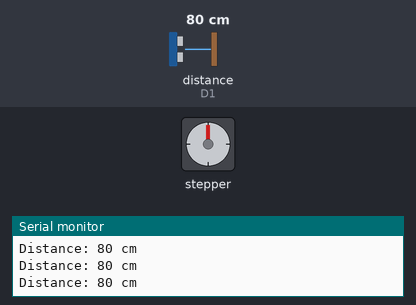
Bench run of a sketch on a simulated ESP8266 (NodeMCU). Parts: stepper motor, the last lines printed to the serial monitor. Wiring (inferred from the names in the program): ultrasonic range finder: trigger D2; echo D1; stepper motor (2048 steps per turn assumed): coils D3, D4, D5, D6. The test bench sets the inputs (shaded band); at power-on: distance to the obstacle (sensor on D1) 80 cm. The echo pulse lasts 58.3 µs per cm; WiFi joins after 1.5 s; servers stay silent unless stated; no MQTT or app messages arrive unless stated.

Above: at 2.7 s.
2.8 s: distance to the obstacle (sensor on D1) set to 8 cm
4.3 s: distance to the obstacle (sensor on D1) set to 5 cm
At 5.17 s:
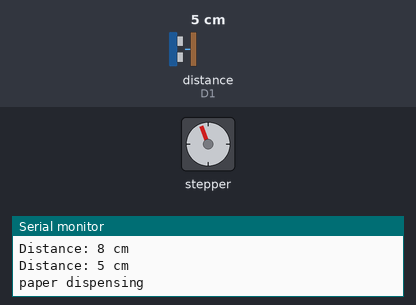
7.3 s: distance to the obstacle (sensor on D1) set to 9 cm
At 10.1 s:
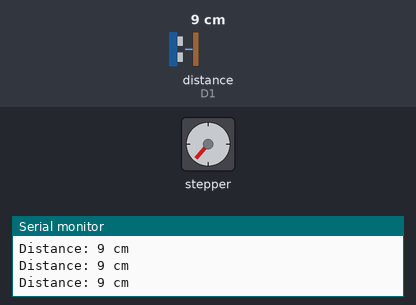
10.3 s: distance to the obstacle (sensor on D1) set to 2 cm
At 11.0 s:
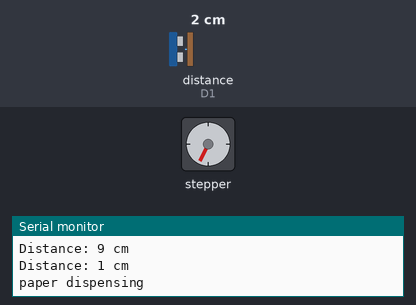
13.3 s: distance to the obstacle (sensor on D1) set to 18 cm
At 15.9 s:
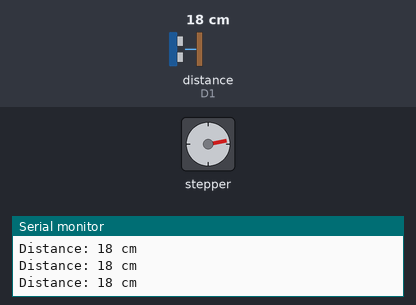
16.3 s: distance to the obstacle (sensor on D1) set to 4 cm
At 17.42 s:
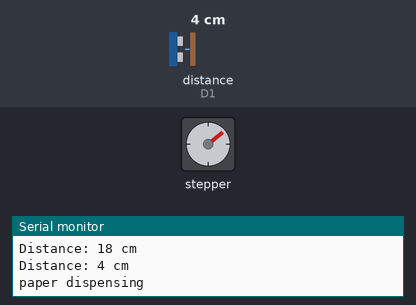
Timing chart, 0 to 20.3 s (numbered marks = the images above; inputs shaded):
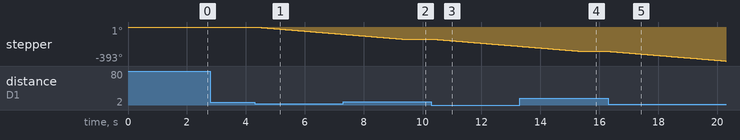

Measured:
- the behaviour switches between 7 and 6 cm on distance to the obstacle (sensor on D1) (found by bisection; images 0 and 1)
- after the input at 4.3 s, stepper: keeps turning counter-clockwise at about 28°/s, starting after 0.07 s
- after the input at 7.3 s, stepper: goes on until 9.3 s, then stays -140°
- after the input at 10.3 s, stepper: keeps turning counter-clockwise at about 28°/s, starting after 0.09 s
- after the input at 13.3 s, stepper: goes on until 15.4 s, then stays -281°
- after the input at 16.3 s, stepper: keeps turning counter-clockwise at about 28°/s, starting at once

The sketch:

hardware.ino
```cpp
#include <ESP8266WiFi.h>
#include <PubSubClient.h>

// WiFi and MQTT configuration
const char* ssid = "Panthera";
const char* password = "icedragon";
const char* mqtt_server = "3.147.73.221";
const int mqtt_port = 1883;
const char* mqtt_user = "ec2-user";
const char* mqtt_pass = "591iot";
const char* mqtt_topic = "dispenserRunTime";

// MQTT and WiFi clients
WiFiClient espClient;
PubSubClient client(espClient);

// Pin definitions for ULN2003 and 28BYJ-48 motor
#define IN1 D3
#define IN2 D4
#define IN3 D5
#define IN4 D6

// Ultrasonic sensor pins
#define TRIG_PIN D2
#define ECHO_PIN D1
#define DISTANCE_THRESHOLD 6  // cm

unsigned long motorStartTime = 0;
bool motorRunning = false;

void connectWiFi() {
  Serial.print("Connecting to WiFi...");
  WiFi.begin(ssid, password);
  int retries = 0;
  while (WiFi.status() != WL_CONNECTED && retries < 30) {
    delay(500);
    Serial.print(".");
    retries++;
  }
  Serial.println(WiFi.status() == WL_CONNECTED ? "\nWiFi Connected!" : "\nWiFi Failed!");
}

void connectMQTT() {
  Serial.println("Connecting to MQTT...");
  while (!client.connected()) {
    if (client.connect("ESP8266Client", mqtt_user, mqtt_pass)) {
      Serial.println("Connected to MQTT!");
    } else {
      Serial.print("Failed, rc=");
      Serial.print(client.state());
      delay(5000);
    }
  }
}

void setup() {
  Serial.begin(115200);

  // Motor pin setup
  pinMode(IN1, OUTPUT);
  pinMode(IN2, OUTPUT);
  pinMode(IN3, OUTPUT);
  pinMode(IN4, OUTPUT);

  // Ultrasonic sensor pin setup
  pinMode(TRIG_PIN, OUTPUT);
  pinMode(ECHO_PIN, INPUT);

  connectWiFi();
  client.setServer(mqtt_server, mqtt_port);
  connectMQTT();
}

void loop() {
  if (!client.connected()) {
    connectMQTT();
  }
  client.loop();

  long distance = getDistance();
  Serial.print("Distance: ");
  Serial.print(distance);
  Serial.println(" cm");

  if (distance <= DISTANCE_THRESHOLD && !motorRunning) {
    Serial.println("paper dispensing");
    motorRunning = true;
    motorStartTime = millis();
    rotateMotorForTime(5000);
    client.publish(mqtt_topic, "5");
    Serial.println("Published 5 to dispenserRunTime");
  }

  if (motorRunning && millis() - motorStartTime >= 5000) {
    stopMotor();
    motorRunning = false;
  }

  delay(100);
}

long getDistance() {
  digitalWrite(TRIG_PIN, LOW);
  delayMicroseconds(2);

  digitalWrite(TRIG_PIN, HIGH);
  delayMicroseconds(10);
  digitalWrite(TRIG_PIN, LOW);

  long duration = pulseIn(ECHO_PIN, HIGH);
  long distance = (duration / 2) / 29.1;

  return distance;
}

void rotateMotorForTime(unsigned long time) {
  unsigned long startTime = millis();
  while (millis() - startTime < time) {
    rotateMotor();
    delay(5);
  }
}

void rotateMotor() {
  digitalWrite(IN1, LOW); digitalWrite(IN2, LOW); digitalWrite(IN3, LOW); digitalWrite(IN4, HIGH);
  delay(5);
  digitalWrite(IN1, LOW); digitalWrite(IN2, LOW); digitalWrite(IN3, HIGH); digitalWrite(IN4, LOW);
  delay(5);
  digitalWrite(IN1, LOW); digitalWrite(IN2, HIGH); digitalWrite(IN3, LOW); digitalWrite(IN4, LOW);
  delay(5);
  digitalWrite(IN1, HIGH); digitalWrite(IN2, LOW); digitalWrite(IN3, LOW); digitalWrite(IN4, LOW);
  delay(5);
}

void stopMotor() {
  digitalWrite(IN1, LOW);
  digitalWrite(IN2, LOW);
  digitalWrite(IN3, LOW);
  digitalWrite(IN4, LOW);
}
```
